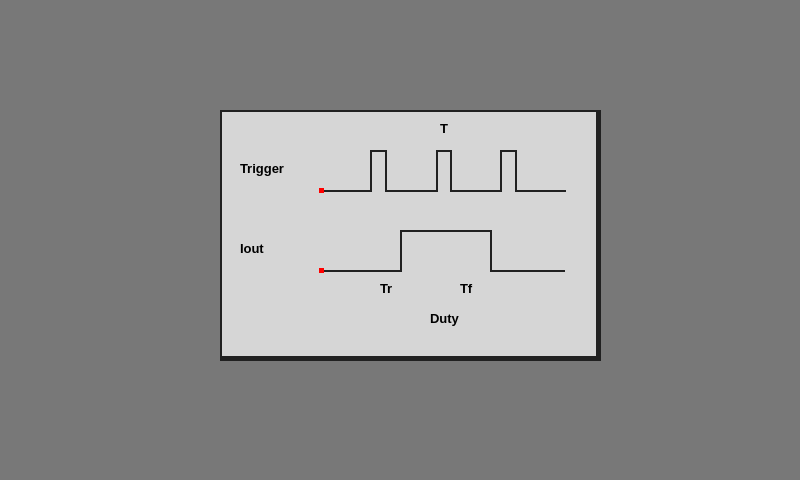
<?xml version="1.0" encoding="UTF-8"?>
<ui version="4.0">
 <class>Menu_TriggerClass</class>
 <widget class="QMainWindow" name="Menu_TriggerClass">
  <property name="geometry">
   <rect>
    <x>0</x>
    <y>0</y>
    <width>800</width>
    <height>480</height>
   </rect>
  </property>
  <property name="windowTitle">
   <string>Menu_Trigger</string>
  </property>
  <property name="styleSheet">
   <string notr="true">background-color: rgb(120, 120, 120);</string>
  </property>
  <widget class="QWidget" name="centralWidget">
   <widget class="QFrame" name="frame">
    <property name="geometry">
     <rect>
      <x>220</x>
      <y>110</y>
      <width>381</width>
      <height>251</height>
     </rect>
    </property>
    <property name="styleSheet">
     <string notr="true">border-right: 5px solid white;
border-bottom: 5px solid white;
border-left: 2px solid white;
border-top: 2px solid white;
border-right-color: rgb(33, 33, 33);
border-left-color: rgb(33, 33, 33);
border-bottom-color: rgb(33, 33, 33);
border-top-color: rgb(33, 33, 33);
background-color: rgb(214, 214, 214);

</string>
    </property>
    <property name="frameShape">
     <enum>QFrame::StyledPanel</enum>
    </property>
    <property name="frameShadow">
     <enum>QFrame::Raised</enum>
    </property>
    <widget class="Line" name="line">
     <property name="geometry">
      <rect>
       <x>99</x>
       <y>80</y>
       <width>51</width>
       <height>2</height>
      </rect>
     </property>
     <property name="styleSheet">
      <string notr="true">background-color: rgb(0, 0, 0);</string>
     </property>
     <property name="orientation">
      <enum>Qt::Horizontal</enum>
     </property>
    </widget>
    <widget class="Line" name="line_2">
     <property name="geometry">
      <rect>
       <x>150</x>
       <y>40</y>
       <width>2</width>
       <height>42</height>
      </rect>
     </property>
     <property name="styleSheet">
      <string notr="true">background-color: rgb(0, 0, 0);</string>
     </property>
     <property name="orientation">
      <enum>Qt::Vertical</enum>
     </property>
    </widget>
    <widget class="Line" name="line_3">
     <property name="geometry">
      <rect>
       <x>150</x>
       <y>40</y>
       <width>15</width>
       <height>2</height>
      </rect>
     </property>
     <property name="styleSheet">
      <string notr="true">background-color: rgb(0, 0, 0);</string>
     </property>
     <property name="orientation">
      <enum>Qt::Horizontal</enum>
     </property>
    </widget>
    <widget class="Line" name="line_4">
     <property name="geometry">
      <rect>
       <x>165</x>
       <y>40</y>
       <width>2</width>
       <height>42</height>
      </rect>
     </property>
     <property name="styleSheet">
      <string notr="true">background-color: rgb(0, 0, 0);</string>
     </property>
     <property name="orientation">
      <enum>Qt::Vertical</enum>
     </property>
    </widget>
    <widget class="Line" name="line_5">
     <property name="geometry">
      <rect>
       <x>165</x>
       <y>80</y>
       <width>51</width>
       <height>2</height>
      </rect>
     </property>
     <property name="styleSheet">
      <string notr="true">background-color: rgb(0, 0, 0);</string>
     </property>
     <property name="orientation">
      <enum>Qt::Horizontal</enum>
     </property>
    </widget>
    <widget class="Line" name="line_6">
     <property name="geometry">
      <rect>
       <x>216</x>
       <y>40</y>
       <width>2</width>
       <height>42</height>
      </rect>
     </property>
     <property name="styleSheet">
      <string notr="true">background-color: rgb(0, 0, 0);</string>
     </property>
     <property name="orientation">
      <enum>Qt::Vertical</enum>
     </property>
    </widget>
    <widget class="Line" name="line_7">
     <property name="geometry">
      <rect>
       <x>216</x>
       <y>40</y>
       <width>15</width>
       <height>2</height>
      </rect>
     </property>
     <property name="styleSheet">
      <string notr="true">background-color: rgb(0, 0, 0);</string>
     </property>
     <property name="orientation">
      <enum>Qt::Horizontal</enum>
     </property>
    </widget>
    <widget class="Line" name="line_8">
     <property name="geometry">
      <rect>
       <x>230</x>
       <y>40</y>
       <width>2</width>
       <height>42</height>
      </rect>
     </property>
     <property name="styleSheet">
      <string notr="true">background-color: rgb(0, 0, 0);</string>
     </property>
     <property name="orientation">
      <enum>Qt::Vertical</enum>
     </property>
    </widget>
    <widget class="Line" name="line_9">
     <property name="geometry">
      <rect>
       <x>230</x>
       <y>80</y>
       <width>51</width>
       <height>2</height>
      </rect>
     </property>
     <property name="styleSheet">
      <string notr="true">background-color: rgb(0, 0, 0);</string>
     </property>
     <property name="orientation">
      <enum>Qt::Horizontal</enum>
     </property>
    </widget>
    <widget class="Line" name="line_10">
     <property name="geometry">
      <rect>
       <x>280</x>
       <y>40</y>
       <width>2</width>
       <height>42</height>
      </rect>
     </property>
     <property name="styleSheet">
      <string notr="true">background-color: rgb(0, 0, 0);</string>
     </property>
     <property name="orientation">
      <enum>Qt::Vertical</enum>
     </property>
    </widget>
    <widget class="Line" name="line_11">
     <property name="geometry">
      <rect>
       <x>280</x>
       <y>40</y>
       <width>15</width>
       <height>2</height>
      </rect>
     </property>
     <property name="styleSheet">
      <string notr="true">background-color: rgb(0, 0, 0);</string>
     </property>
     <property name="orientation">
      <enum>Qt::Horizontal</enum>
     </property>
    </widget>
    <widget class="Line" name="line_12">
     <property name="geometry">
      <rect>
       <x>295</x>
       <y>40</y>
       <width>2</width>
       <height>42</height>
      </rect>
     </property>
     <property name="styleSheet">
      <string notr="true">background-color: rgb(0, 0, 0);</string>
     </property>
     <property name="orientation">
      <enum>Qt::Vertical</enum>
     </property>
    </widget>
    <widget class="Line" name="line_13">
     <property name="geometry">
      <rect>
       <x>295</x>
       <y>80</y>
       <width>51</width>
       <height>2</height>
      </rect>
     </property>
     <property name="styleSheet">
      <string notr="true">background-color: rgb(0, 0, 0);</string>
     </property>
     <property name="orientation">
      <enum>Qt::Horizontal</enum>
     </property>
    </widget>
    <widget class="Line" name="line_14">
     <property name="geometry">
      <rect>
       <x>99</x>
       <y>160</y>
       <width>81</width>
       <height>2</height>
      </rect>
     </property>
     <property name="styleSheet">
      <string notr="true">background-color: rgb(0, 0, 0);</string>
     </property>
     <property name="orientation">
      <enum>Qt::Horizontal</enum>
     </property>
    </widget>
    <widget class="Line" name="line_15">
     <property name="geometry">
      <rect>
       <x>180</x>
       <y>120</y>
       <width>2</width>
       <height>42</height>
      </rect>
     </property>
     <property name="styleSheet">
      <string notr="true">background-color: rgb(0, 0, 0);</string>
     </property>
     <property name="orientation">
      <enum>Qt::Vertical</enum>
     </property>
    </widget>
    <widget class="Line" name="line_16">
     <property name="geometry">
      <rect>
       <x>180</x>
       <y>120</y>
       <width>90</width>
       <height>2</height>
      </rect>
     </property>
     <property name="styleSheet">
      <string notr="true">background-color: rgb(0, 0, 0);</string>
     </property>
     <property name="orientation">
      <enum>Qt::Horizontal</enum>
     </property>
    </widget>
    <widget class="Line" name="line_17">
     <property name="geometry">
      <rect>
       <x>270</x>
       <y>120</y>
       <width>2</width>
       <height>42</height>
      </rect>
     </property>
     <property name="styleSheet">
      <string notr="true">background-color: rgb(0, 0, 0);</string>
     </property>
     <property name="orientation">
      <enum>Qt::Vertical</enum>
     </property>
    </widget>
    <widget class="Line" name="line_18">
     <property name="geometry">
      <rect>
       <x>270</x>
       <y>160</y>
       <width>75</width>
       <height>2</height>
      </rect>
     </property>
     <property name="styleSheet">
      <string notr="true">background-color: rgb(0, 0, 0);</string>
     </property>
     <property name="orientation">
      <enum>Qt::Horizontal</enum>
     </property>
    </widget>
    <widget class="Line" name="Punto_trigger">
     <property name="geometry">
      <rect>
       <x>99</x>
       <y>78</y>
       <width>5</width>
       <height>5</height>
      </rect>
     </property>
     <property name="styleSheet">
      <string notr="true">background-color: rgb(255, 0, 0);
border-right:0px solid white;
border-bottom: 0px solid white;
border-left: 0px solid white;
border-top: 0px solid white;</string>
     </property>
     <property name="orientation">
      <enum>Qt::Horizontal</enum>
     </property>
    </widget>
    <widget class="Line" name="Punto_iout">
     <property name="geometry">
      <rect>
       <x>99</x>
       <y>158</y>
       <width>5</width>
       <height>5</height>
      </rect>
     </property>
     <property name="styleSheet">
      <string notr="true">background-color: rgb(255, 0, 0);
border-right:0px solid white;
border-bottom: 0px solid white;
border-left: 0px solid white;
border-top: 0px solid white;</string>
     </property>
     <property name="orientation">
      <enum>Qt::Horizontal</enum>
     </property>
    </widget>
    <widget class="QLabel" name="label">
     <property name="geometry">
      <rect>
       <x>20</x>
       <y>50</y>
       <width>46</width>
       <height>16</height>
      </rect>
     </property>
     <property name="font">
      <font>
       <pointsize>10</pointsize>
       <weight>75</weight>
       <bold>true</bold>
      </font>
     </property>
     <property name="styleSheet">
      <string notr="true">border-right:0px solid white;
border-bottom: 0px solid white;
border-left: 0px solid white;
border-top: 0px solid white;</string>
     </property>
     <property name="text">
      <string>Trigger</string>
     </property>
    </widget>
    <widget class="QLabel" name="label_2">
     <property name="geometry">
      <rect>
       <x>20</x>
       <y>130</y>
       <width>46</width>
       <height>16</height>
      </rect>
     </property>
     <property name="font">
      <font>
       <pointsize>10</pointsize>
       <weight>75</weight>
       <bold>true</bold>
      </font>
     </property>
     <property name="styleSheet">
      <string notr="true">border-right:0px solid white;
border-bottom: 0px solid white;
border-left: 0px solid white;
border-top: 0px solid white;</string>
     </property>
     <property name="text">
      <string>Iout</string>
     </property>
    </widget>
    <widget class="QLabel" name="label_3">
     <property name="geometry">
      <rect>
       <x>220</x>
       <y>10</y>
       <width>46</width>
       <height>16</height>
      </rect>
     </property>
     <property name="font">
      <font>
       <pointsize>10</pointsize>
       <weight>75</weight>
       <bold>true</bold>
      </font>
     </property>
     <property name="styleSheet">
      <string notr="true">border-right:0px solid white;
border-bottom: 0px solid white;
border-left: 0px solid white;
border-top: 0px solid white;</string>
     </property>
     <property name="text">
      <string>T</string>
     </property>
    </widget>
    <widget class="QLabel" name="label_4">
     <property name="geometry">
      <rect>
       <x>210</x>
       <y>200</y>
       <width>46</width>
       <height>16</height>
      </rect>
     </property>
     <property name="font">
      <font>
       <pointsize>10</pointsize>
       <weight>75</weight>
       <bold>true</bold>
      </font>
     </property>
     <property name="styleSheet">
      <string notr="true">border-right:0px solid white;
border-bottom: 0px solid white;
border-left: 0px solid white;
border-top: 0px solid white;</string>
     </property>
     <property name="text">
      <string>Duty</string>
     </property>
    </widget>
    <widget class="QLabel" name="label_5">
     <property name="geometry">
      <rect>
       <x>160</x>
       <y>170</y>
       <width>46</width>
       <height>16</height>
      </rect>
     </property>
     <property name="font">
      <font>
       <pointsize>10</pointsize>
       <weight>75</weight>
       <bold>true</bold>
      </font>
     </property>
     <property name="styleSheet">
      <string notr="true">border-right:0px solid white;
border-bottom: 0px solid white;
border-left: 0px solid white;
border-top: 0px solid white;</string>
     </property>
     <property name="text">
      <string>Tr</string>
     </property>
    </widget>
    <widget class="QLabel" name="label_6">
     <property name="geometry">
      <rect>
       <x>240</x>
       <y>170</y>
       <width>46</width>
       <height>16</height>
      </rect>
     </property>
     <property name="font">
      <font>
       <pointsize>10</pointsize>
       <weight>75</weight>
       <bold>true</bold>
      </font>
     </property>
     <property name="styleSheet">
      <string notr="true">border-right:0px solid white;
border-bottom: 0px solid white;
border-left: 0px solid white;
border-top: 0px solid white;</string>
     </property>
     <property name="text">
      <string>Tf</string>
     </property>
    </widget>
    <zorder>label_6</zorder>
    <zorder>label_5</zorder>
    <zorder>label_4</zorder>
    <zorder>line</zorder>
    <zorder>line_2</zorder>
    <zorder>line_3</zorder>
    <zorder>line_4</zorder>
    <zorder>line_5</zorder>
    <zorder>line_6</zorder>
    <zorder>line_7</zorder>
    <zorder>line_8</zorder>
    <zorder>line_9</zorder>
    <zorder>line_10</zorder>
    <zorder>line_11</zorder>
    <zorder>line_12</zorder>
    <zorder>line_13</zorder>
    <zorder>line_14</zorder>
    <zorder>line_15</zorder>
    <zorder>line_16</zorder>
    <zorder>line_17</zorder>
    <zorder>line_18</zorder>
    <zorder>Punto_trigger</zorder>
    <zorder>Punto_iout</zorder>
    <zorder>label</zorder>
    <zorder>label_2</zorder>
    <zorder>label_3</zorder>
   </widget>
  </widget>
 </widget>
 <layoutdefault spacing="6" margin="11"/>
 <resources>
  <include location="menu_trigger.qrc"/>
 </resources>
 <connections/>
</ui>
